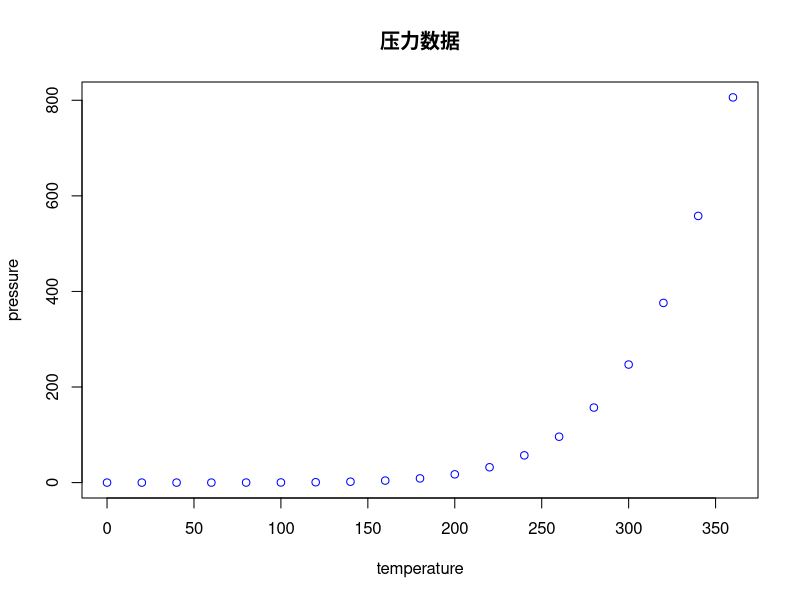
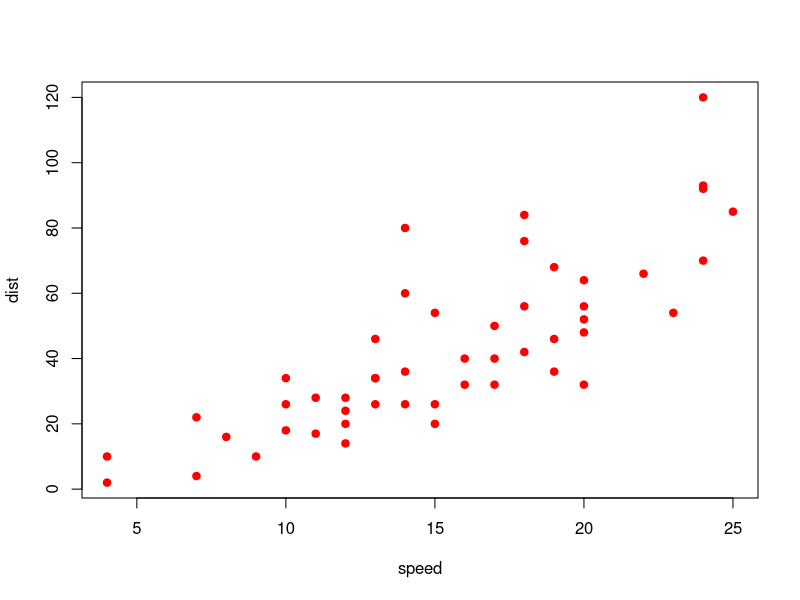

These charts were generated, in order, by the following R code:
## ---- chunk 1
# 代码块内可以放入文字
plot(pressure, main = "压力数据", col = "blue")
## ---- chunk 2
# 绘制汽车速度与距离关系
plot(cars, pch = 19, col = "red")
summary(cars)  # 输出统计摘要
